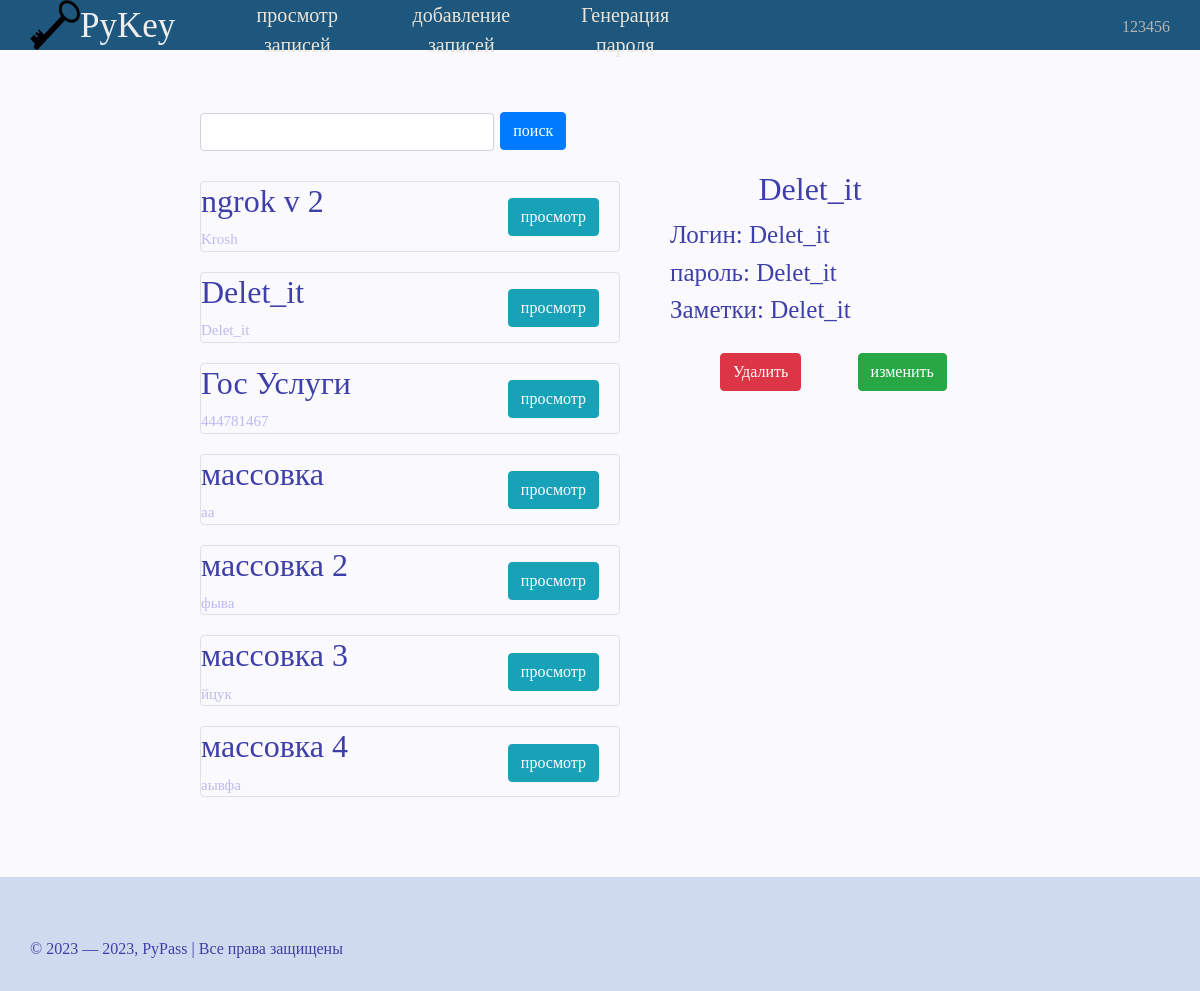
Screenshot of /View_list_withinfo/3 (signed in) with the database file from the repository.
### data/user.py (models this page shows, shortened)
class User(SqlAlchemyBase, UserMixin):
    __tablename__ = 'users'
    id = sqlalchemy.Column(sqlalchemy.Integer,
                           primary_key=True, autoincrement=True)
    name = sqlalchemy.Column(sqlalchemy.String, nullable=True)
    email = sqlalchemy.Column(sqlalchemy.String,
                              index=True, unique=True, nullable=True)
    password = sqlalchemy.Column(sqlalchemy.String, nullable=True)
    reset_code = sqlalchemy.Column(sqlalchemy.String, nullable=True)

### data/passwords.py (models this page shows, shortened)
class Passwords(SqlAlchemyBase):
    __tablename__ = 'password'
    id = sqlalchemy.Column(sqlalchemy.Integer,
                           primary_key=True, autoincrement=True)
    user_id = sqlalchemy.Column(sqlalchemy.Integer,
                                sqlalchemy.ForeignKey("users.id"))
    title = sqlalchemy.Column(sqlalchemy.String)
    login = sqlalchemy.Column(sqlalchemy.String)
    password = sqlalchemy.Column(sqlalchemy.String)
    site = sqlalchemy.Column(sqlalchemy.String)
    note = sqlalchemy.Column(sqlalchemy.String, nullable=True)

### server.py (the view)
@app.route('/View_list_withinfo/<int:id>', methods=['GET', 'POST'])
def View_list_withinfo(id):
    form = ViewInfo()
    db_sess = db_session.create_session()
    password = db_sess.query(Passwords).filter(Passwords.user_id == current_user.id)
    show_info = db_sess.query(Passwords).filter(Passwords.id == id).first()
    show_pass = fernet.decrypt(show_info.password).decode()
    if form.validate_on_submit():
        text = form.search_field.data
        password = list(db_sess.query(Passwords).filter((Passwords.user_id == current_user.id),
                                                        (Passwords.title.like(f'%{text.lower()}%')) |
                                                        (Passwords.title.like(f'%{text.upper()}%'))))
    empty_list = empty_check(list(password))
    return render_template('View_list.html', password=password, form=form, title='!!!!',
                           show_info=show_info, empty_list=empty_list, show_pass=show_pass)

### forms.py
class ViewInfo(FlaskForm):
    search_field = StringField(validators=[DataRequired()])
    search = SubmitField('поиск')
    show_info_button = SubmitField('просмотр')

### data/db_session.py (called while the page is built)
def create_session() -> Session:
    global __factory
    return __factory()

### server.py (called while the page is built)
@login_manager.user_loader
def load_user(user_id):
    db_sess = db_session.create_session()
    return db_sess.query(User).get(user_id)

### work_func.py (called while the page is built)
def empty_check(some_list):
    if some_list:
        return True
    else:
        return False

### templates/View_list.html (shortened to what this page needs)
{% extends "base.html" %}
{% block content %}
<form action="" method="post" novalidate>
	<div class="conteriner_view">
		<div class="container_right">
			<div class="search_place"><div class="give_place_to_buttton">{{ form.search_field(class="form-control") }}</div>
			{{ form.search(type="submit", class="btn btn-primary") }}</div>
			{% if empty_list %}
				{% for item in password%}
					<div class="box col-md6 border rounded">
						<h2>{{ item.title }}</h2>
						<span class="small_text">{{ item.login }}</span>
						<a href="{{ url_for('View_list_withinfo', id=item.id) }}" class="btn btn-info" id="show_info_button">просмотр</a>
					</div>
				{% endfor %}
			{% else %}
				<h2> Ничего не найдено </h2>
			{% endif %}
		</div>
		{% if show_info %}
		<div class="show_container">
				<div class="information_title">
					<h2 class="info">{{ show_info.title }}</h2>
				</div>
				<div class="size-control">
					<span class="info yes_wrap">Логин: {{ show_info.login }}</span></br>
				</div>
				<span class="info">пароль: {{ show_pass }}</span></br>
				{% if show_info.note %}
				<div class="size-control">
					<span class="info yes_wrap">Заметки: {{ show_info.note }}</span></br>
				</div>
				{% endif %}
				<a href="{{ url_for('delete_info', id=show_info.id) }}" class="btn btn-danger" id="delete_button">Удалить</a>
				<a href="{{ url_for('change_info', id=show_info.id) }}" class="btn btn-success" id="delete_button">изменить</a>
		</div>
		{% endif %}
	</div>
</form>
{% endblock %}

### templates/base.html (shortened to what this page needs)
<!DOCTYPE html>
<html lang="ru">
<head>
	<link rel="stylesheet" href="https://maxcdn.bootstrapcdn.com/bootstrap/4.0.0/css/bootstrap.min.css">
	<link rel="stylesheet" type="text/css" href="{{ url_for('static', filename='css/mainstyle.css') }}">
</head>
<body>
	<div class="header">
		<div class="logo">
			<a href="{{ url_for('index') }}"><img class="logotip" src="{{ url_for('static', filename='data/key.png') }}" alt="logo"></a>
			<span class="smallintrodaction">PyKey</span>
			<div class="menu">
				{% if current_user.is_authenticated %}
					<ul>
						<li><a href="{{ url_for('View_list') }}">просмотр записей</a></li>
						<li><a href="{{ url_for('Adding_info') }}">добавление записей</a></li>
						<li><a href="{{ url_for('create_pass') }}">Генерация пароля</a></li>
					</ul>
				{% else %}
					<ul>
						<li><a href="{{ url_for('create_pass') }}">Генерация пароля</a></li>
					</ul>
				{% endif %}
				<div class="profile">
					{% if current_user.is_authenticated %}
						<a href="{{ url_for('profile') }}" class="login">{{ current_user.name }}</a>
					{% else %}
						<a href="{{ url_for('login') }}" class="login">Авторизаяция</a>
						<a href="{{ url_for('regist') }}" class="regist">регистрация</a>
					{% endif %}
				</div>
			</div>
		</div>
	</div>
	<div class="container_box">
    		{% block content %}{% endblock %}
	</div>
	<div class="footer">
		<div class="footer-text">© 2023 — 2023, PyPass | Все права защищены</div>
	</div>
</body>
</html>

### static/css/mainstyle.css (style rules this page uses)
html { height: 100%; }
body { font-family: fantasy; margin: 0; padding: 0; color: #3F3FAA; display: flex; flex-direction: column; height: 100%; background-color: #F9F9FE; }
.header { background-color: #1E577D; text-align: left; color:#EEE; flex: 0 0 auto; }
.logo { max-height: 50px; margin: 0px 30px; display:flex; }
.logotip { width: 50px; height: 50px; }
.smallintrodaction { font-size: 35px; height: 50px; cursor: default; color: FFF; }
.profile { position: absolute; margin: 15px; 15px; right: 0px; top: 0px; }
.login { margin: 15px; 15px; text-decoration: none; color: #B4B4B4; }
.menu ul li { list-style: none; float: left; text-align: center; }
.menu ul li a { color:#EBE4D8; margin-left: 10px; margin-right: 10px; display: inline-block; text-decoration: none; width: 12vw; font-size: 20px; height: 50px; cursor: pointer; }
.container_box { flex: 1 0 auto; font-size: 25px; margin: 60px; margin-left: 200px; margin-right: 200px; }
.conteriner_view { display:flex; }
.container_right { display:inline-block; min-width: 35vw; }
.show_container { margin: 50px; display:inline-block; flex: 1 0 auto; }
.size-control { max-width: 40vw; white-space: normal; }
.info.yes_wrap { white-space: normal; }
.info { margin-top: 10px; }
.information_title { width: auto; text-align: center; }
.give_place_to_buttton { display: inline-block; width: 70%; }
.search_place { margin-bottom: 30px; }
.small_text { font-size: 15px; color: #BBBBF1; }
.box { font-size: 15px; margin-top: 20px; margin-bottom: 20px; }
#show_info_button { margin-top: -30px; margin-right:20px; float: right; }
#delete_button { margin-left: 50px; margin-top: 24px; }
.footer { position: relative; flex: 0 0 auto; width: 100%; background-color: #D0DAEE; }
.footer-text { margin: 30px; margin-top: 60px; }

### rows the page displays
User: name "123456"
Passwords: title "ngrok v 2", login "Krosh"
Passwords: title "Delet_it", login "Delet_it", note "Delet_it"
Passwords: title "Гос Услуги", login "444781467"
Passwords: title "массовка", login "аа"
Passwords: title "массовка 2", login "фыва"
Passwords: title "массовка 3", login "йцук"
Passwords: title "массовка 4", login "аывфа"

### other values shown
{{ show_pass }} "Delet_it"
